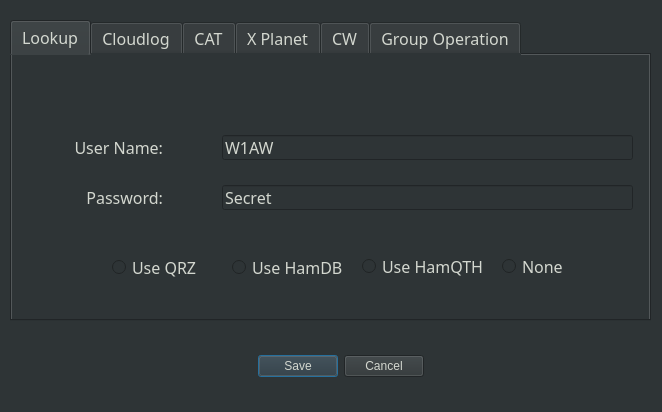
<?xml version="1.0" encoding="UTF-8"?>
<ui version="4.0">
 <class>Dialog</class>
 <widget class="QDialog" name="Dialog">
  <property name="geometry">
   <rect>
    <x>0</x>
    <y>0</y>
    <width>662</width>
    <height>412</height>
   </rect>
  </property>
  <property name="windowTitle">
   <string>Settings</string>
  </property>
  <property name="styleSheet">
   <string notr="true">background-color: rgb(46, 52, 54);
color: rgb(211, 215, 207);</string>
  </property>
  <widget class="QDialogButtonBox" name="buttonBox">
   <property name="geometry">
    <rect>
     <x>170</x>
     <y>350</y>
     <width>341</width>
     <height>32</height>
    </rect>
   </property>
   <property name="sizePolicy">
    <sizepolicy hsizetype="Maximum" vsizetype="Fixed">
     <horstretch>0</horstretch>
     <verstretch>0</verstretch>
    </sizepolicy>
   </property>
   <property name="font">
    <font>
     <family>JetBrains Mono</family>
     <pointsize>12</pointsize>
     <weight>50</weight>
     <bold>false</bold>
    </font>
   </property>
   <property name="layoutDirection">
    <enum>Qt::LeftToRight</enum>
   </property>
   <property name="orientation">
    <enum>Qt::Horizontal</enum>
   </property>
   <property name="standardButtons">
    <set>QDialogButtonBox::Cancel|QDialogButtonBox::Save</set>
   </property>
   <property name="centerButtons">
    <bool>true</bool>
   </property>
  </widget>
  <widget class="QTabWidget" name="tabWidget">
   <property name="geometry">
    <rect>
     <x>10</x>
     <y>20</y>
     <width>641</width>
     <height>301</height>
    </rect>
   </property>
   <property name="font">
    <font>
     <family>JetBrains Mono</family>
     <pointsize>12</pointsize>
    </font>
   </property>
   <property name="currentIndex">
    <number>0</number>
   </property>
   <widget class="QWidget" name="tab_1">
    <attribute name="title">
     <string>Lookup</string>
    </attribute>
    <widget class="QLabel" name="label">
     <property name="geometry">
      <rect>
       <x>20</x>
       <y>80</y>
       <width>131</width>
       <height>25</height>
      </rect>
     </property>
     <property name="font">
      <font>
       <family>JetBrains Mono</family>
       <pointsize>12</pointsize>
       <weight>50</weight>
       <bold>false</bold>
      </font>
     </property>
     <property name="text">
      <string>User Name:</string>
     </property>
     <property name="alignment">
      <set>Qt::AlignRight|Qt::AlignTrailing|Qt::AlignVCenter</set>
     </property>
    </widget>
    <widget class="QLineEdit" name="lookup_user_name_field">
     <property name="geometry">
      <rect>
       <x>210</x>
       <y>80</y>
       <width>411</width>
       <height>25</height>
      </rect>
     </property>
     <property name="font">
      <font>
       <family>JetBrains Mono</family>
       <pointsize>12</pointsize>
       <weight>50</weight>
       <bold>false</bold>
      </font>
     </property>
     <property name="text">
      <string>W1AW</string>
     </property>
    </widget>
    <widget class="QLineEdit" name="lookup_password_field">
     <property name="geometry">
      <rect>
       <x>210</x>
       <y>130</y>
       <width>411</width>
       <height>25</height>
      </rect>
     </property>
     <property name="font">
      <font>
       <family>JetBrains Mono</family>
       <pointsize>12</pointsize>
       <weight>50</weight>
       <bold>false</bold>
      </font>
     </property>
     <property name="text">
      <string>Secret</string>
     </property>
    </widget>
    <widget class="QLabel" name="label_2">
     <property name="geometry">
      <rect>
       <x>20</x>
       <y>130</y>
       <width>131</width>
       <height>25</height>
      </rect>
     </property>
     <property name="font">
      <font>
       <family>JetBrains Mono</family>
       <pointsize>12</pointsize>
       <weight>50</weight>
       <bold>false</bold>
      </font>
     </property>
     <property name="text">
      <string>Password:</string>
     </property>
     <property name="alignment">
      <set>Qt::AlignRight|Qt::AlignTrailing|Qt::AlignVCenter</set>
     </property>
    </widget>
    <widget class="QRadioButton" name="useqrz_radioButton">
     <property name="geometry">
      <rect>
       <x>100</x>
       <y>200</y>
       <width>101</width>
       <height>25</height>
      </rect>
     </property>
     <property name="font">
      <font>
       <family>JetBrains Mono</family>
       <pointsize>12</pointsize>
       <weight>50</weight>
       <bold>false</bold>
      </font>
     </property>
     <property name="autoFillBackground">
      <bool>false</bool>
     </property>
     <property name="styleSheet">
      <string notr="true"/>
     </property>
     <property name="text">
      <string>Use QRZ</string>
     </property>
     <attribute name="buttonGroup">
      <string notr="true">buttonGroup_2</string>
     </attribute>
    </widget>
    <widget class="QRadioButton" name="usehamdb_radioButton">
     <property name="geometry">
      <rect>
       <x>220</x>
       <y>200</y>
       <width>121</width>
       <height>25</height>
      </rect>
     </property>
     <property name="font">
      <font>
       <family>JetBrains Mono</family>
       <pointsize>12</pointsize>
      </font>
     </property>
     <property name="styleSheet">
      <string notr="true"/>
     </property>
     <property name="text">
      <string>Use HamDB</string>
     </property>
     <attribute name="buttonGroup">
      <string notr="true">buttonGroup_2</string>
     </attribute>
    </widget>
    <widget class="QRadioButton" name="usehamqth_radioButton">
     <property name="geometry">
      <rect>
       <x>350</x>
       <y>200</y>
       <width>121</width>
       <height>23</height>
      </rect>
     </property>
     <property name="font">
      <font>
       <family>JetBrains Mono</family>
       <pointsize>12</pointsize>
      </font>
     </property>
     <property name="styleSheet">
      <string notr="true"/>
     </property>
     <property name="text">
      <string>Use HamQTH</string>
     </property>
     <attribute name="buttonGroup">
      <string notr="true">buttonGroup_2</string>
     </attribute>
    </widget>
    <widget class="QRadioButton" name="radioButton_3">
     <property name="geometry">
      <rect>
       <x>490</x>
       <y>200</y>
       <width>71</width>
       <height>23</height>
      </rect>
     </property>
     <property name="font">
      <font>
       <family>JetBrains Mono</family>
       <pointsize>12</pointsize>
      </font>
     </property>
     <property name="text">
      <string>None</string>
     </property>
     <attribute name="buttonGroup">
      <string notr="true">buttonGroup_2</string>
     </attribute>
    </widget>
   </widget>
   <widget class="QWidget" name="tab_2">
    <attribute name="title">
     <string>Cloudlog</string>
    </attribute>
    <widget class="QLabel" name="label_4">
     <property name="geometry">
      <rect>
       <x>30</x>
       <y>80</y>
       <width>131</width>
       <height>25</height>
      </rect>
     </property>
     <property name="font">
      <font>
       <family>JetBrains Mono</family>
       <pointsize>12</pointsize>
       <weight>50</weight>
       <bold>false</bold>
      </font>
     </property>
     <property name="text">
      <string>API Key:</string>
     </property>
     <property name="alignment">
      <set>Qt::AlignRight|Qt::AlignTrailing|Qt::AlignVCenter</set>
     </property>
    </widget>
    <widget class="QLineEdit" name="cloudlogapi_field">
     <property name="geometry">
      <rect>
       <x>170</x>
       <y>80</y>
       <width>461</width>
       <height>25</height>
      </rect>
     </property>
     <property name="font">
      <font>
       <family>JetBrains Mono</family>
       <pointsize>12</pointsize>
       <weight>50</weight>
       <bold>false</bold>
      </font>
     </property>
     <property name="text">
      <string>cl12345678901234567890</string>
     </property>
    </widget>
    <widget class="QLabel" name="label_5">
     <property name="geometry">
      <rect>
       <x>30</x>
       <y>130</y>
       <width>131</width>
       <height>25</height>
      </rect>
     </property>
     <property name="font">
      <font>
       <family>JetBrains Mono</family>
       <pointsize>12</pointsize>
       <weight>50</weight>
       <bold>false</bold>
      </font>
     </property>
     <property name="text">
      <string>CloudLog URL:</string>
     </property>
     <property name="alignment">
      <set>Qt::AlignRight|Qt::AlignTrailing|Qt::AlignVCenter</set>
     </property>
    </widget>
    <widget class="QLineEdit" name="cloudlogurl_field">
     <property name="geometry">
      <rect>
       <x>170</x>
       <y>130</y>
       <width>461</width>
       <height>25</height>
      </rect>
     </property>
     <property name="font">
      <font>
       <family>JetBrains Mono</family>
       <pointsize>12</pointsize>
       <weight>50</weight>
       <bold>false</bold>
      </font>
     </property>
     <property name="text">
      <string>http://Cloudlog.com/Cloudlog/index.php/api/qso</string>
     </property>
    </widget>
    <widget class="QCheckBox" name="usecloudlog_checkBox">
     <property name="geometry">
      <rect>
       <x>240</x>
       <y>200</y>
       <width>151</width>
       <height>25</height>
      </rect>
     </property>
     <property name="font">
      <font>
       <family>JetBrains Mono</family>
       <pointsize>12</pointsize>
       <weight>50</weight>
       <bold>false</bold>
      </font>
     </property>
     <property name="styleSheet">
      <string notr="true"/>
     </property>
     <property name="text">
      <string>Use CloudLog</string>
     </property>
    </widget>
   </widget>
   <widget class="QWidget" name="tab_3">
    <attribute name="title">
     <string>CAT</string>
    </attribute>
    <widget class="QLabel" name="label_6">
     <property name="geometry">
      <rect>
       <x>40</x>
       <y>100</y>
       <width>161</width>
       <height>25</height>
      </rect>
     </property>
     <property name="font">
      <font>
       <family>JetBrains Mono</family>
       <pointsize>12</pointsize>
       <weight>50</weight>
       <bold>false</bold>
      </font>
     </property>
     <property name="text">
      <string>Rig Control IP:</string>
     </property>
     <property name="alignment">
      <set>Qt::AlignRight|Qt::AlignTrailing|Qt::AlignVCenter</set>
     </property>
    </widget>
    <widget class="QLineEdit" name="rigcontrolip_field">
     <property name="geometry">
      <rect>
       <x>220</x>
       <y>100</y>
       <width>171</width>
       <height>25</height>
      </rect>
     </property>
     <property name="font">
      <font>
       <family>JetBrains Mono</family>
       <pointsize>12</pointsize>
       <weight>50</weight>
       <bold>false</bold>
      </font>
     </property>
     <property name="text">
      <string>127.0.0.1</string>
     </property>
    </widget>
    <widget class="QLabel" name="label_7">
     <property name="geometry">
      <rect>
       <x>400</x>
       <y>100</y>
       <width>71</width>
       <height>25</height>
      </rect>
     </property>
     <property name="font">
      <font>
       <family>JetBrains Mono</family>
       <pointsize>12</pointsize>
       <weight>50</weight>
       <bold>false</bold>
      </font>
     </property>
     <property name="text">
      <string>Port:</string>
     </property>
     <property name="alignment">
      <set>Qt::AlignRight|Qt::AlignTrailing|Qt::AlignVCenter</set>
     </property>
    </widget>
    <widget class="QLineEdit" name="rigcontrolport_field">
     <property name="geometry">
      <rect>
       <x>490</x>
       <y>100</y>
       <width>101</width>
       <height>25</height>
      </rect>
     </property>
     <property name="font">
      <font>
       <family>JetBrains Mono</family>
       <pointsize>12</pointsize>
       <weight>50</weight>
       <bold>false</bold>
      </font>
     </property>
     <property name="text">
      <string>4532</string>
     </property>
    </widget>
    <widget class="QRadioButton" name="userigctld_radioButton">
     <property name="geometry">
      <rect>
       <x>160</x>
       <y>190</y>
       <width>101</width>
       <height>25</height>
      </rect>
     </property>
     <property name="font">
      <font>
       <family>JetBrains Mono</family>
       <pointsize>12</pointsize>
       <weight>50</weight>
       <bold>false</bold>
      </font>
     </property>
     <property name="styleSheet">
      <string notr="true"/>
     </property>
     <property name="text">
      <string>rigctld</string>
     </property>
     <attribute name="buttonGroup">
      <string notr="true">buttonGroup</string>
     </attribute>
    </widget>
    <widget class="QRadioButton" name="useflrig_radioButton">
     <property name="geometry">
      <rect>
       <x>290</x>
       <y>190</y>
       <width>92</width>
       <height>23</height>
      </rect>
     </property>
     <property name="font">
      <font>
       <family>JetBrains Mono</family>
       <pointsize>12</pointsize>
      </font>
     </property>
     <property name="styleSheet">
      <string notr="true"/>
     </property>
     <property name="text">
      <string>flrig</string>
     </property>
     <attribute name="buttonGroup">
      <string notr="true">buttonGroup</string>
     </attribute>
    </widget>
    <widget class="QRadioButton" name="radioButton">
     <property name="geometry">
      <rect>
       <x>410</x>
       <y>190</y>
       <width>71</width>
       <height>23</height>
      </rect>
     </property>
     <property name="font">
      <font>
       <family>JetBrains Mono</family>
       <pointsize>12</pointsize>
      </font>
     </property>
     <property name="text">
      <string>None</string>
     </property>
     <attribute name="buttonGroup">
      <string notr="true">buttonGroup</string>
     </attribute>
    </widget>
   </widget>
   <widget class="QWidget" name="tab_4">
    <attribute name="title">
     <string>X Planet</string>
    </attribute>
    <widget class="QLabel" name="label_8">
     <property name="geometry">
      <rect>
       <x>30</x>
       <y>120</y>
       <width>151</width>
       <height>25</height>
      </rect>
     </property>
     <property name="font">
      <font>
       <family>JetBrains Mono</family>
       <pointsize>12</pointsize>
      </font>
     </property>
     <property name="text">
      <string>XPlanet Marker:</string>
     </property>
     <property name="alignment">
      <set>Qt::AlignRight|Qt::AlignTrailing|Qt::AlignVCenter</set>
     </property>
    </widget>
    <widget class="QLineEdit" name="markerfile_field">
     <property name="geometry">
      <rect>
       <x>190</x>
       <y>120</y>
       <width>411</width>
       <height>25</height>
      </rect>
     </property>
     <property name="font">
      <font>
       <family>JetBrains Mono</family>
       <pointsize>12</pointsize>
      </font>
     </property>
     <property name="text">
      <string notr="true">.xplanet/markers/ham</string>
     </property>
    </widget>
    <widget class="QCheckBox" name="generatemarker_checkbox">
     <property name="geometry">
      <rect>
       <x>240</x>
       <y>220</y>
       <width>171</width>
       <height>25</height>
      </rect>
     </property>
     <property name="font">
      <font>
       <family>JetBrains Mono</family>
       <pointsize>12</pointsize>
      </font>
     </property>
     <property name="styleSheet">
      <string notr="true"/>
     </property>
     <property name="text">
      <string>Generate Marker</string>
     </property>
    </widget>
   </widget>
   <widget class="QWidget" name="tab">
    <attribute name="title">
     <string>CW</string>
    </attribute>
    <widget class="QLabel" name="label_10">
     <property name="geometry">
      <rect>
       <x>130</x>
       <y>80</y>
       <width>121</width>
       <height>20</height>
      </rect>
     </property>
     <property name="font">
      <font>
       <family>JetBrains Mono</family>
       <pointsize>12</pointsize>
      </font>
     </property>
     <property name="text">
      <string>CW_Address:</string>
     </property>
     <property name="alignment">
      <set>Qt::AlignRight|Qt::AlignTrailing|Qt::AlignVCenter</set>
     </property>
    </widget>
    <widget class="QLabel" name="label_11">
     <property name="geometry">
      <rect>
       <x>170</x>
       <y>130</y>
       <width>81</width>
       <height>20</height>
      </rect>
     </property>
     <property name="font">
      <font>
       <family>JetBrains Mono</family>
       <pointsize>12</pointsize>
      </font>
     </property>
     <property name="text">
      <string>CW_Port:</string>
     </property>
     <property name="alignment">
      <set>Qt::AlignRight|Qt::AlignTrailing|Qt::AlignVCenter</set>
     </property>
    </widget>
    <widget class="QLineEdit" name="cwip_field">
     <property name="geometry">
      <rect>
       <x>260</x>
       <y>78</y>
       <width>171</width>
       <height>25</height>
      </rect>
     </property>
     <property name="font">
      <font>
       <family>JetBrains Mono</family>
       <pointsize>12</pointsize>
      </font>
     </property>
     <property name="text">
      <string>localhost</string>
     </property>
    </widget>
    <widget class="QLineEdit" name="cwport_field">
     <property name="geometry">
      <rect>
       <x>260</x>
       <y>128</y>
       <width>171</width>
       <height>25</height>
      </rect>
     </property>
     <property name="font">
      <font>
       <family>JetBrains Mono</family>
       <pointsize>12</pointsize>
      </font>
     </property>
     <property name="text">
      <string>6789</string>
     </property>
    </widget>
    <widget class="QRadioButton" name="usecwdaemon_radioButton">
     <property name="geometry">
      <rect>
       <x>110</x>
       <y>220</y>
       <width>112</width>
       <height>23</height>
      </rect>
     </property>
     <property name="font">
      <font>
       <family>JetBrains Mono</family>
       <pointsize>12</pointsize>
      </font>
     </property>
     <property name="text">
      <string>cwdaemon</string>
     </property>
    </widget>
    <widget class="QRadioButton" name="usepywinkeyer_radioButton">
     <property name="geometry">
      <rect>
       <x>270</x>
       <y>220</y>
       <width>121</width>
       <height>23</height>
      </rect>
     </property>
     <property name="font">
      <font>
       <family>JetBrains Mono</family>
       <pointsize>12</pointsize>
      </font>
     </property>
     <property name="text">
      <string>PyWinkeyer</string>
     </property>
    </widget>
    <widget class="QRadioButton" name="radioButton_5">
     <property name="geometry">
      <rect>
       <x>440</x>
       <y>220</y>
       <width>112</width>
       <height>23</height>
      </rect>
     </property>
     <property name="font">
      <font>
       <family>JetBrains Mono</family>
       <pointsize>12</pointsize>
      </font>
     </property>
     <property name="text">
      <string>None</string>
     </property>
    </widget>
   </widget>
   <widget class="QWidget" name="tab_5">
    <attribute name="title">
     <string>Group Operation</string>
    </attribute>
    <widget class="QCheckBox" name="connect_to_server">
     <property name="geometry">
      <rect>
       <x>240</x>
       <y>30</y>
       <width>151</width>
       <height>23</height>
      </rect>
     </property>
     <property name="text">
      <string>Connect to server</string>
     </property>
    </widget>
    <widget class="QLabel" name="label_3">
     <property name="geometry">
      <rect>
       <x>160</x>
       <y>90</y>
       <width>161</width>
       <height>17</height>
      </rect>
     </property>
     <property name="font">
      <font>
       <family>JetBrains Mono</family>
       <pointsize>12</pointsize>
      </font>
     </property>
     <property name="text">
      <string>Multicast Group:</string>
     </property>
     <property name="alignment">
      <set>Qt::AlignRight|Qt::AlignTrailing|Qt::AlignVCenter</set>
     </property>
    </widget>
    <widget class="QLabel" name="label_9">
     <property name="geometry">
      <rect>
       <x>160</x>
       <y>140</y>
       <width>161</width>
       <height>17</height>
      </rect>
     </property>
     <property name="font">
      <font>
       <family>JetBrains Mono</family>
       <pointsize>12</pointsize>
      </font>
     </property>
     <property name="text">
      <string>Multicast Port:</string>
     </property>
     <property name="alignment">
      <set>Qt::AlignRight|Qt::AlignTrailing|Qt::AlignVCenter</set>
     </property>
    </widget>
    <widget class="QLabel" name="label_12">
     <property name="geometry">
      <rect>
       <x>160</x>
       <y>190</y>
       <width>161</width>
       <height>17</height>
      </rect>
     </property>
     <property name="font">
      <font>
       <family>JetBrains Mono</family>
       <pointsize>12</pointsize>
      </font>
     </property>
     <property name="text">
      <string>Interface IP:</string>
     </property>
     <property name="alignment">
      <set>Qt::AlignRight|Qt::AlignTrailing|Qt::AlignVCenter</set>
     </property>
    </widget>
    <widget class="QLineEdit" name="multicast_group">
     <property name="geometry">
      <rect>
       <x>350</x>
       <y>90</y>
       <width>113</width>
       <height>25</height>
      </rect>
     </property>
     <property name="text">
      <string>224.1.1.1</string>
     </property>
    </widget>
    <widget class="QLineEdit" name="multicast_port">
     <property name="geometry">
      <rect>
       <x>350</x>
       <y>140</y>
       <width>113</width>
       <height>25</height>
      </rect>
     </property>
     <property name="text">
      <string>2239</string>
     </property>
    </widget>
    <widget class="QLineEdit" name="interface_ip">
     <property name="geometry">
      <rect>
       <x>350</x>
       <y>190</y>
       <width>113</width>
       <height>25</height>
      </rect>
     </property>
     <property name="text">
      <string>0.0.0.0</string>
     </property>
    </widget>
   </widget>
  </widget>
 </widget>
 <resources/>
 <connections>
  <connection>
   <sender>buttonBox</sender>
   <signal>accepted()</signal>
   <receiver>Dialog</receiver>
   <slot>accept()</slot>
   <hints>
    <hint type="sourcelabel">
     <x>248</x>
     <y>254</y>
    </hint>
    <hint type="destinationlabel">
     <x>157</x>
     <y>274</y>
    </hint>
   </hints>
  </connection>
  <connection>
   <sender>buttonBox</sender>
   <signal>rejected()</signal>
   <receiver>Dialog</receiver>
   <slot>reject()</slot>
   <hints>
    <hint type="sourcelabel">
     <x>316</x>
     <y>260</y>
    </hint>
    <hint type="destinationlabel">
     <x>286</x>
     <y>274</y>
    </hint>
   </hints>
  </connection>
 </connections>
 <buttongroups>
  <buttongroup name="buttonGroup_2"/>
  <buttongroup name="buttonGroup"/>
 </buttongroups>
</ui>
